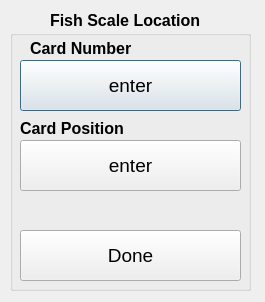
<?xml version="1.0" encoding="UTF-8"?>
<ui version="4.0">
 <class>scalecardDlg</class>
 <widget class="QDialog" name="scalecardDlg">
  <property name="geometry">
   <rect>
    <x>0</x>
    <y>0</y>
    <width>265</width>
    <height>302</height>
   </rect>
  </property>
  <property name="windowTitle">
   <string>Scale Location</string>
  </property>
  <widget class="QGroupBox" name="groupBox">
   <property name="geometry">
    <rect>
     <x>10</x>
     <y>30</y>
     <width>241</width>
     <height>261</height>
    </rect>
   </property>
   <property name="title">
    <string/>
   </property>
   <widget class="QPushButton" name="cardBtn">
    <property name="geometry">
     <rect>
      <x>10</x>
      <y>30</y>
      <width>221</width>
      <height>51</height>
     </rect>
    </property>
    <property name="font">
     <font>
      <pointsize>14</pointsize>
     </font>
    </property>
    <property name="text">
     <string>enter</string>
    </property>
   </widget>
   <widget class="QPushButton" name="positionBtn">
    <property name="geometry">
     <rect>
      <x>10</x>
      <y>110</y>
      <width>221</width>
      <height>51</height>
     </rect>
    </property>
    <property name="font">
     <font>
      <pointsize>14</pointsize>
     </font>
    </property>
    <property name="text">
     <string>enter</string>
    </property>
   </widget>
   <widget class="QPushButton" name="doneBtn">
    <property name="geometry">
     <rect>
      <x>10</x>
      <y>200</y>
      <width>221</width>
      <height>51</height>
     </rect>
    </property>
    <property name="font">
     <font>
      <pointsize>14</pointsize>
     </font>
    </property>
    <property name="text">
     <string>Done</string>
    </property>
   </widget>
   <widget class="QLabel" name="label">
    <property name="geometry">
     <rect>
      <x>20</x>
      <y>10</y>
      <width>121</width>
      <height>16</height>
     </rect>
    </property>
    <property name="font">
     <font>
      <pointsize>12</pointsize>
      <weight>75</weight>
      <bold>true</bold>
     </font>
    </property>
    <property name="text">
     <string>Card Number</string>
    </property>
   </widget>
   <widget class="QLabel" name="label_2">
    <property name="geometry">
     <rect>
      <x>10</x>
      <y>90</y>
      <width>121</width>
      <height>16</height>
     </rect>
    </property>
    <property name="font">
     <font>
      <pointsize>12</pointsize>
      <weight>75</weight>
      <bold>true</bold>
     </font>
    </property>
    <property name="text">
     <string>Card Position</string>
    </property>
   </widget>
  </widget>
  <widget class="QLabel" name="label_3">
   <property name="geometry">
    <rect>
     <x>50</x>
     <y>10</y>
     <width>161</width>
     <height>20</height>
    </rect>
   </property>
   <property name="font">
    <font>
     <pointsize>12</pointsize>
     <weight>75</weight>
     <bold>true</bold>
    </font>
   </property>
   <property name="text">
    <string>Fish Scale Location</string>
   </property>
  </widget>
 </widget>
 <resources/>
 <connections/>
</ui>
